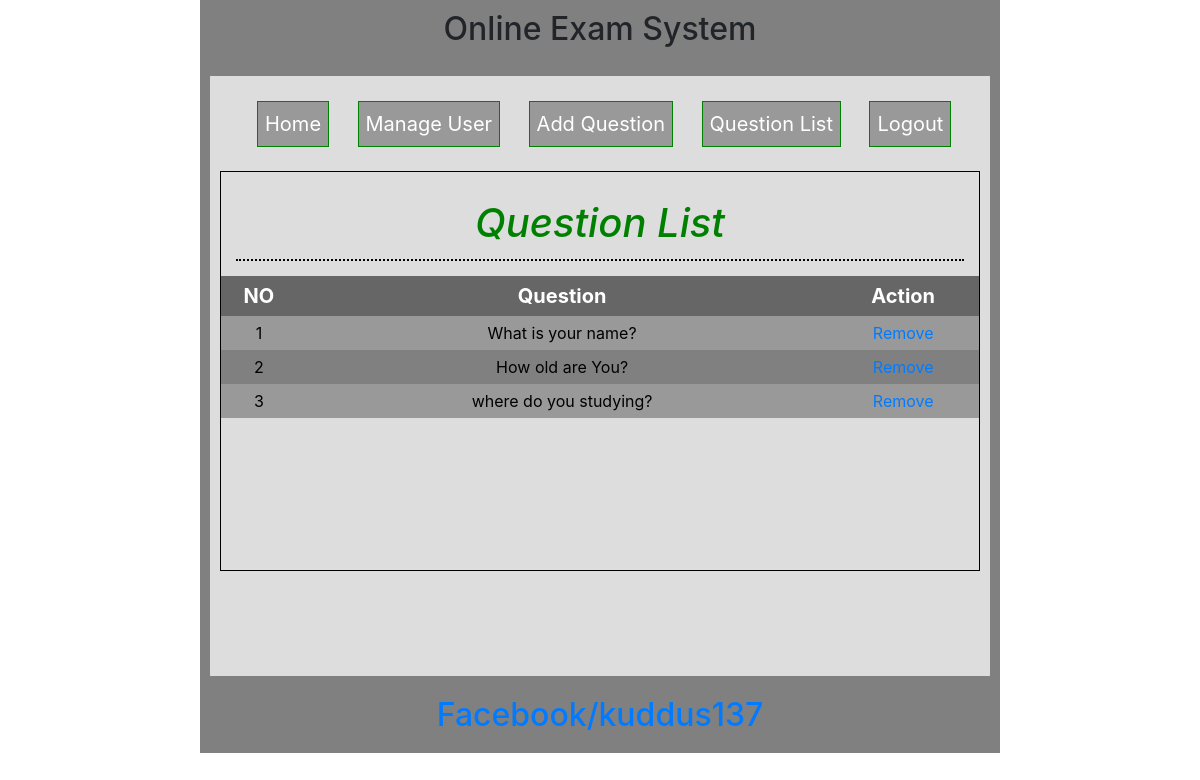
The page /admin/questionList.php (signed in) on the database its author committed.
### tables this page shows
CREATE TABLE `tbl_question` (
  `id` int(11) NOT NULL,
  `question_no` int(11) NOT NULL,
  `question` text NOT NULL
);

### library/Database.php (called while the page is built, shortened)
<?php
class Database
{
        public $hostName   = DBHOST;
        public $dbName     = DBNAME;
        public $dbUser     = DBUSER;
        public $dbpassword = DBPASS;
        public $link;
    public  function connectDB(){
        $this->link = new mysqli($this->hostName,$this->dbUser,$this->dbpassword,$this->dbName);
    }
  public function select($query){
        $result = $this->link->query($query) or die($this->link->error.__LINE__);
        if($result-> num_rows > 0){
            return $result;
        }
        else{
            return false;
        }
    }
}

### classes/Exam.php (called while the page is built, shortened)
<?php
$filePath = realpath(dirname(__FILE__));
include_once ($filePath.'/../library/Database.php');
class Exam
{
	private $db;
	function __construct()
	{
		$this->db = new Database();
	}
    public function getQuestion()
    {
        $query = "SELECT * from tbl_question ORDER BY id ASC";
        $result = $this->db->select($query);
        return $result;
    }
}
?>

### admin/questionList.php (the view, shortened to what this page needs)
<?php
		include 'inc/header.php';
	  	include 'inc/navigation.php';
?>
	<div class="profileDiv">
		<h2>Question List</h2>
		<table class="tableDesign">
			<tr>
				<th width="10%">NO</th>
				<th width="70%">Question</th>
				<th width="20%">Action</th>
			</tr>
			<?php
				$getQuestion = $exam->getQuestion();
				if($getQuestion){
					$i = 0;
				while($data = $getQuestion->fetch_assoc()){
					$i++;
			?>
			<tr>
				<td><?php echo $i; ?></td>
				<td><?php echo $data['question'];?></td>
				<td>
					<a onclick="return confirm('Are you sure to delete?');" href="?delQuesId=<?php echo $data['question_no'];?>">Remove</a>
				</td>
			</tr>
			<?php } }?>
		</table>
	</div>
     </div>
<?php include 'inc/footer.php';?>

### admin/css/style.css (style rules this page uses)
* { margin: 0;outline: 0;padding: 0; }
body { font-family: Arial; font-size: 18px; line-height: 25px; color: #fff; }
.tableDesign { margin-bottom: 12px; width: 100%; }
.tableDesign th { background: #666 none repeat scroll 0 0; color: #fff; font-size: 20px; padding: 5px 8px; text-align: center; }
.tableDesign td { padding:5px;text-align:center; }
table.tableDesign tr:nth-child(2n+1) { background:gray; height:30px; }
table.tableDesign tr:nth-child(2n) { background:#999; height:30px; }
.profileDiv { width:100%; min-height: 400px; border: 1px solid #000; text-align: center; }
.profileDiv h2 { margin: 15px; padding: 12px 0px; border-bottom: 2px dotted #000; font-size: 40px; font-style: italic; color: green; }

### rows shown on the page
tbl_question: question "What is your name?"
tbl_question: question "How old are You?"
tbl_question: question "where do you studying?"
